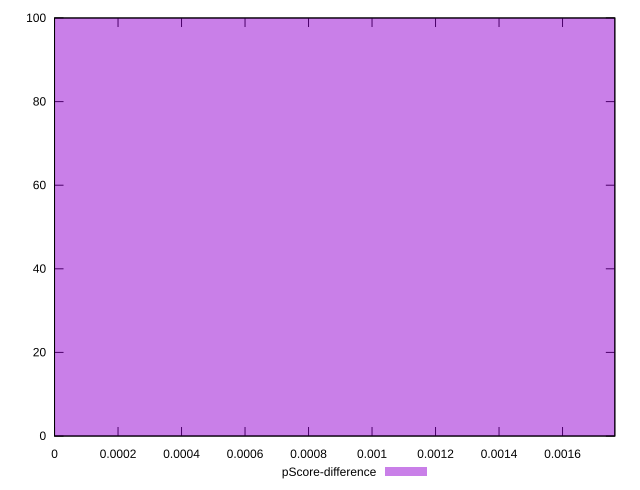

Reproduce this figure in gnuplot.
reset

$pScoreDifference <<EOF
0 100
EOF

set key outside below
set boxwidth 0.1
set xrange [0:0.0017647058823529321]
set yrange [0:100]
set trange [0:100]
set style fill transparent solid 0.5 noborder
set terminal svg size 640, 490 enhanced background rgb 'white'
set output "report_00017_2021-02-10T15-08-03.406Z/unused-javascript/samples/pages/pScore-difference/histogram.svg"

plot $pScoreDifference title "pScore-difference" with boxes

reset
